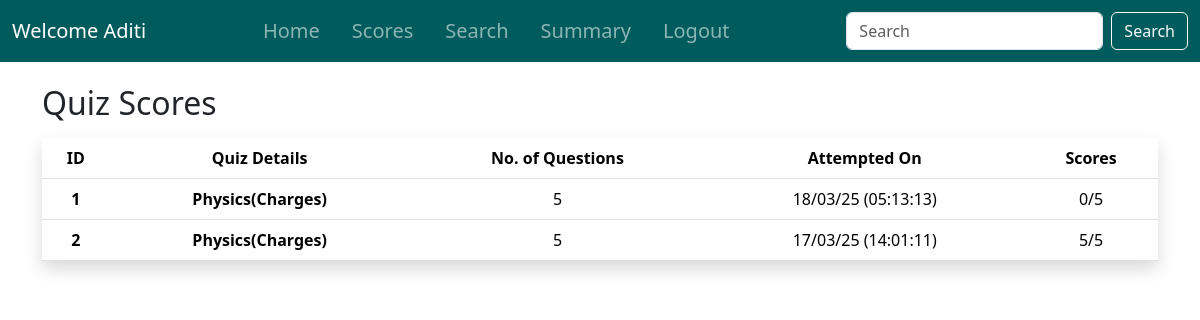
The app's page /quiz_scores/2 (signed in) with its own data.
### controllers/models.py (models this page shows, shortened)
class User(db.Model, UserMixin):
    __tablename__ = 'user'
    id = db.Column(db.Integer, primary_key=True)
    fullname = db.Column(db.String(200), nullable=False)
    email = db.Column(db.String(150), unique=True, nullable=False)
    username = db.Column(db.String(100), unique=True, nullable=False)
    dob = db.Column(db.Date, nullable=False)
    qualification = db.Column(db.String(200))
    document_path = db.Column(db.String(length=200), nullable=False)  # Path to uploaded document
    password = db.Column(db.String(60), nullable=False)

class Score(db.Model):
    id = db.Column(db.Integer, primary_key=True)
    quiz_id = db.Column(db.Integer, db.ForeignKey('quiz.id'), nullable=False)
    user_id = db.Column(db.Integer, db.ForeignKey('user.id'), nullable=False)
    time_stamp_of_attempt = db.Column(db.DateTime, default=func.now())
    total_scored = db.Column(db.Integer, nullable=False)
    user = db.relationship('User', backref='scores')
    @hybrid_property
    def formatted_timestamp(self):
        if self.time_stamp_of_attempt:
            return self.time_stamp_of_attempt.strftime("%d/%m/%y (%H:%M:%S)")
        return None

class Subject(db.Model):
    id = db.Column(db.Integer, primary_key=True)
    name = db.Column(db.String(200), unique=True, nullable=False)
    description = db.Column(db.Text)
    chapters = db.relationship('Chapter', backref='subject', cascade='all, delete-orphan')

class Chapter(db.Model):
    id = db.Column(db.Integer, primary_key=True)
    name = db.Column(db.String(200), nullable=False, unique=True)
    description = db.Column(db.Text, nullable=False)
    no_of_quizes = db.Column(db.Integer, nullable=False) # I don't know how to use this stuff.
    subject_id = db.Column(db.Integer, db.ForeignKey('subject.id'), nullable=False)
    quizzes = db.relationship('Quiz', backref='chapter', cascade='all, delete-orphan')

### controllers/routes.py (the view)
@app.route('/quiz_scores/<int:user_id>')
@login_required
def quiz_scores(user_id=None):
    scores = (
        Score.query
        .join(Quiz)  # Join to access Quiz fields
        .filter(Score.user_id == user_id)
        .order_by(Quiz.chapter_id, Score.time_stamp_of_attempt.desc())  # Order by chapter and time_stamp_of_attempt
        .options(joinedload(Score.quiz))  # Eager load to reduce queries
        .all()
    )
    return render_template('quiz_scores.html', scores=scores)

### controllers/models.py (called while the page is built)
@login_manager.user_loader
def load_user(user_id):
    try:
        user_type, id = user_id.split('-')
        id = int(id)
        if user_type == 'admin':
            return Admin.query.get(id)
        else:
            return User.query.get(id)
    except (ValueError, AttributeError):
        print(f"ERROR: Invalid user_id: {user_id}")
        return None

    @hybrid_property
    def no_of_questions(self):
        return len(self.questions)

### controllers/templates/quiz_scores.html (shortened to what this page needs)
{% extends 'base.html' %}
{% block content %}
    <div class="container mt-4">
            <h2>Quiz Scores</h2>
            {% if scores %}
                <table class="table table-hover shadow mt-3">
                    <thead>
                        <tr>
                            <th scope="col" class="text-center">ID</th>
                            <th scope="col" class="text-center">Quiz Details</th>
                            <th scope="col" class="text-center">No. of Questions</th>
                            <th scope="col" class="text-center">Attempted On</th>
                            <th scope="col" class="text-center">Scores</th>
                        </tr>
                    </thead>
                    <tbody>
                        {% for score in scores %}
                            <tr>
                                <th scope="col" class="text-center">{{ loop.index }}</th>
                                <th scope="col" class="text-center">{{ score.quiz.subject.name }}({{ score.quiz.chapter.name }})</th>
                                <td class="text-center">{{score.quiz.no_of_questions}}</td>
                                <td class="text-center">{{score.formatted_timestamp}}</td>
                                <td class="text-center">{{score.total_scored}}/{{score.quiz.no_of_questions}}</td>
                            </tr>
                        {% endfor %}
                    </tbody>
                </table>
            {% else %}
                <div class="container"><h3 style="color: #808080;">You haven't participated in any quiz yet! Participate to have scores</h3></div>
            {% endif %}
    </div>
{% endblock%}

### controllers/templates/base.html (shortened to what this page needs)
<!doctype html>
<html lang="en">
<head>
    <link rel="stylesheet" href="https://cdnjs.cloudflare.com/ajax/libs/font-awesome/6.0.0-beta3/css/all.min.css">
    <link href="https://cdn.jsdelivr.net/npm/bootstrap@5.3.3/dist/css/bootstrap.min.css" rel="stylesheet"
>
    <link rel="stylesheet" href="../static/styles.css">
</head>
<body class="d-flex flex-column min-vh-100">
    <header>
        <nav class="navbar navbar-expand-lg navbar-dark fixed-top color custom-navbar">
            <div class="container-fluid">
                {% if current_user.is_authenticated %}
                <a class="navbar-brand me-auto" href="#">
                    Welcome {{ current_user.username if current_user.username else current_user.email.split('@')[0] }}
                </a>
                <div class="collapse navbar-collapse justify-content-center" id="navbarNavAltMarkup">
                    <div class="navbar-nav">
                        <a class="nav-link fs-5 px-3 py-2" aria-current="page" href="{{url_for('dashboard')}}">Home</a>
                        {% if current_user.__tablename__ == 'admin' %}
                            <a class="nav-link fs-5 px-3 py-2" href="{{url_for('quiz_management')}}">Quiz</a>
                        {% elif current_user.__tablename__ == 'user' %}
                            <a class="nav-link fs-5 px-3 py-2" href="{{ url_for('quiz_scores', user_id=current_user.id)}}">Scores</a>
                        {% endif %}
                        <a class="nav-link fs-5 px-3 py-2" href="{{url_for('search')}}">Search</a>
                        <a class="nav-link fs-5 px-3 py-2" href="#">Summary</a>
                        <a class="nav-link fs-5 px-3 py-2" href="{{url_for('logout')}}">Logout</a>
                    </div>
                </div>
                <form class="d-flex ms-auto">
                    <input class="form-control me-2" type="search" placeholder="Search" aria-label="Search">
                    <button class="btn btn-outline-light" type="submit">Search</button>
                </form>
                {% endif %}
            </div>
        </nav>
    </header>
    <main class="flex-grow-1">
        {% block content %}
        {% endblock %}
    </main>
</body>
</html>

### controllers/static/styles.css (style rules this page uses)
body { padding-top: 60px; }
.custom-navbar { background-color: #005B5C; }

### records on screen
User: username "Aditi"
Score: quiz.subject.name "Physics", quiz.chapter.name "Charges", quiz.no_of_questions "5", formatted_timestamp "18/03/25 (05:13:13)", total_scored "0"
Score: quiz.subject.name "Physics", quiz.chapter.name "Charges", quiz.no_of_questions "5", formatted_timestamp "17/03/25 (14:01:11)", total_scored "5"
